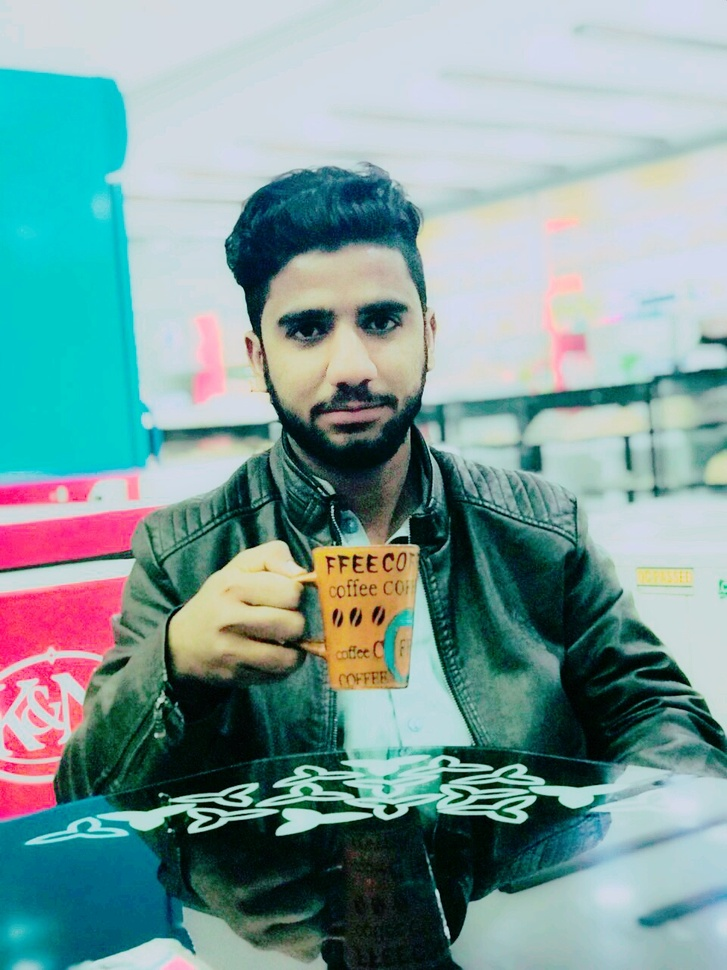
%> input picture 111.jpg, 727 x 970 px, shrunk from 960 x 1280 before the run
$ octave concatination.m   (GNU Octave 9; MATLAB toolbox functions it lacks are replaced by stand-ins)
%> lines starting %> are read from the running program, lines starting %| are printed output that depends on the picture
a=imread('111.jpg');
%> a is the input picture: size 970x727x3 uint8; mean R, G, B 124.4, 156.2, 155.4
b=imread('112.jpg');
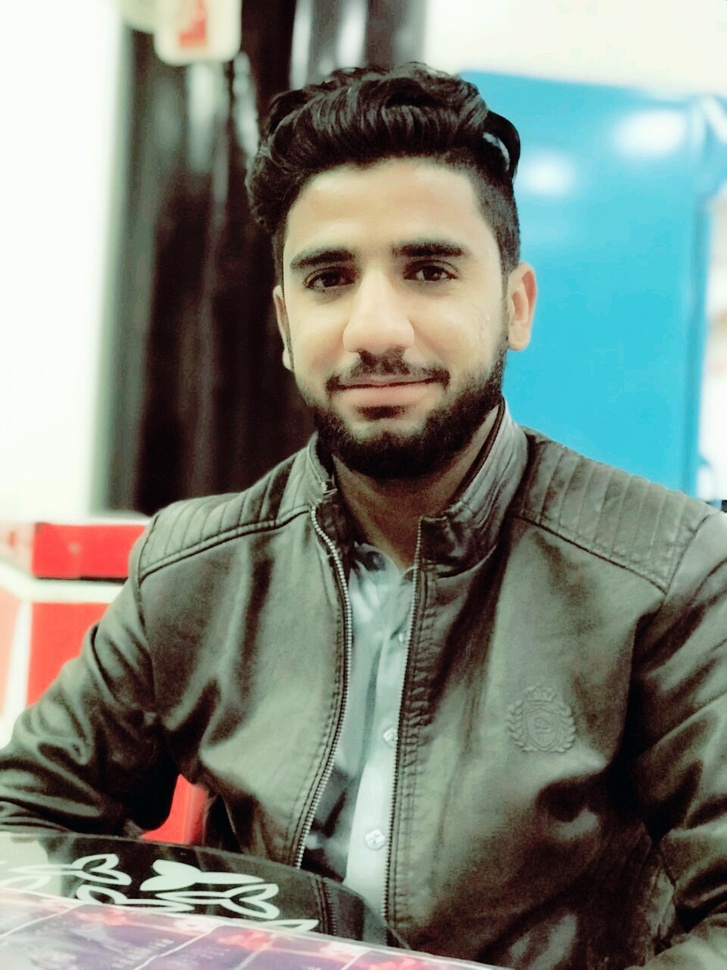
%> input picture 112.jpg, 727 x 970 px, shrunk from 960 x 1280 before the run
%> b is the input picture: size 970x727x3 uint8; mean R, G, B 124.7, 132, 122.4
subplot(2,2,1); imshow(a);
subplot(2,2,2); imshow(b);
imshowpair(a,b,'montage')
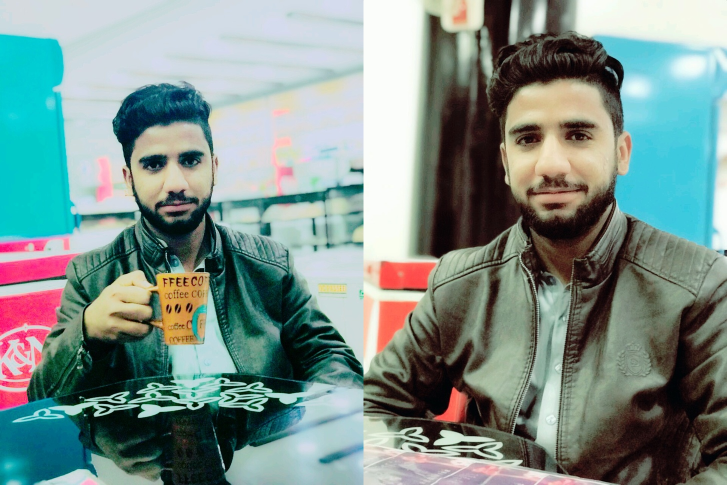
%> displayed picture: size 970x1454x3, on the screen's scale of 0 to 255 (shown at 1/2 size); mean R, G, B 124.5, 144.1, 138.9
